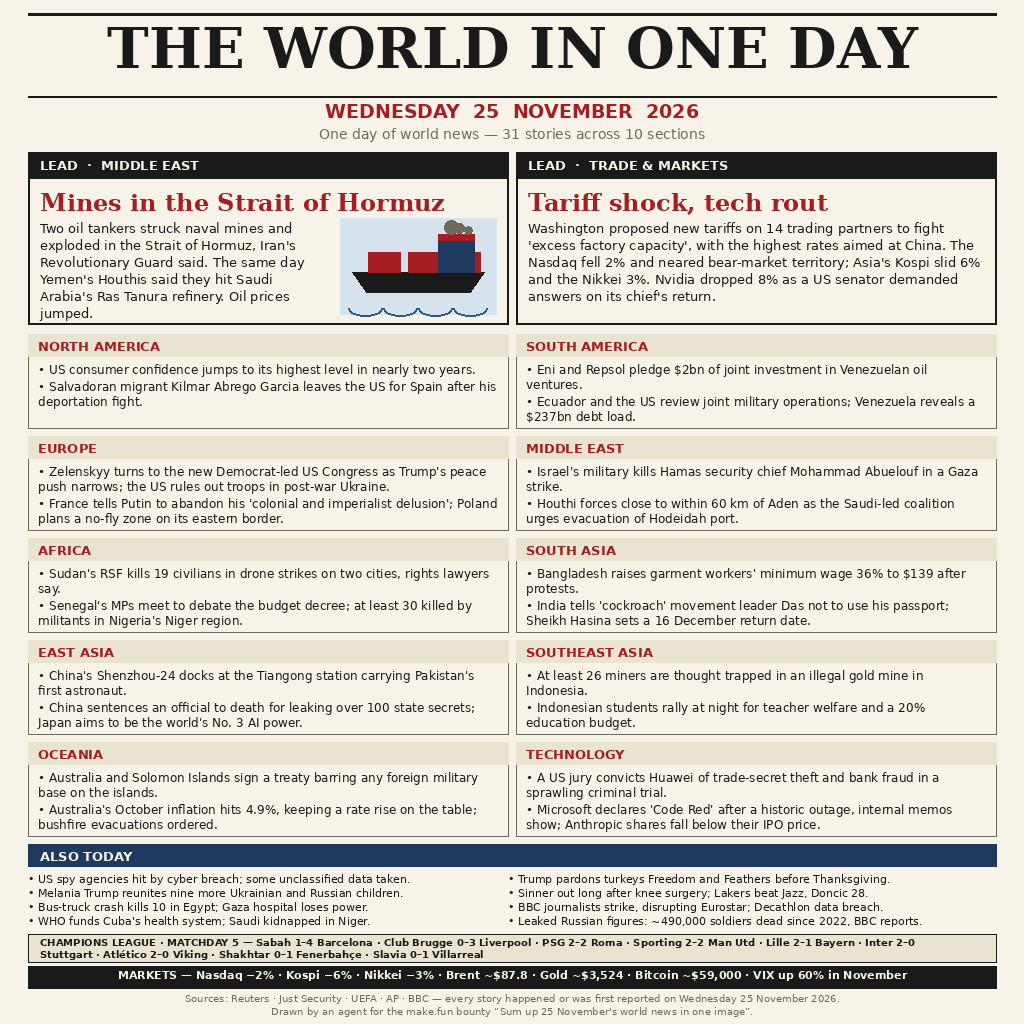

Generate this figure with Python:
#!/usr/bin/env python3
"""Draw the 25 November 2026 world-news front page (1024x1024 PNG).

Build-time tool only: it runs here, on this machine, and writes
poster.png next to itself. The entry program (main.py) only copies
that finished PNG to the output directory, so the graded run needs
no network and no third-party library.
"""

import os

from PIL import Image, ImageDraw, ImageFont

HERE = os.path.dirname(os.path.abspath(__file__))
OUT = os.path.join(HERE, "poster.png")

W, H = 1024, 1024
PAPER = (247, 243, 232)
INK = (26, 26, 26)
RED = (164, 30, 34)
NAVY = (31, 58, 95)
GREY = (110, 105, 92)
LIGHT = (233, 227, 210)
SEA = (46, 92, 128)

SERIF = "/usr/share/fonts/truetype/dejavu/DejaVuSerif.ttf"
SERIF_B = "/usr/share/fonts/truetype/dejavu/DejaVuSerif-Bold.ttf"
SANS = "/usr/share/fonts/truetype/dejavu/DejaVuSans.ttf"
SANS_B = "/usr/share/fonts/truetype/dejavu/DejaVuSans-Bold.ttf"


def font(path, size):
    return ImageFont.truetype(path, size)


def wrap(draw, text, fnt, max_w):
    """Greedy word wrap returning a list of lines that fit max_w."""
    words = text.split()
    lines, cur = [], ""
    for w in words:
        trial = (cur + " " + w).strip()
        if draw.textlength(trial, font=fnt) <= max_w:
            cur = trial
        else:
            if cur:
                lines.append(cur)
            cur = w
    if cur:
        lines.append(cur)
    return lines


def para(draw, x, y, text, fnt, max_w, leading, color=INK):
    for line in wrap(draw, text, fnt, max_w):
        draw.text((x, y), line, font=fnt, fill=color)
        y += leading
    return y


def rule(draw, x0, y, x1, width=2, color=INK):
    draw.line([(x0, y), (x1, y)], fill=color, width=width)


# ---------------------------------------------------------------- stories
# Every story below happened, or was first reported, on Wednesday
# 25 November 2026, checked against Reuters, Just Security's Early
# Edition, UEFA, AP and BBC reporting of that day.

LEADS = [
    {
        "kicker": "LEAD  ·  MIDDLE EAST",
        "headline": "Mines in the Strait of Hormuz",
        "body": (
            "Two oil tankers struck naval mines and exploded in the "
            "Strait of Hormuz, Iran's Revolutionary Guard said. The same "
            "day Yemen's Houthis said they hit Saudi Arabia's Ras Tanura "
            "refinery. Oil prices jumped."
        ),
    },
    {
        "kicker": "LEAD  ·  TRADE & MARKETS",
        "headline": "Tariff shock, tech rout",
        "body": (
            "Washington proposed new tariffs on 14 trading partners to "
            "fight 'excess factory capacity', with the highest rates aimed "
            "at China. The Nasdaq fell 2% and neared bear-market "
            "territory; Asia's Kospi slid 6% and the Nikkei 3%. Nvidia "
            "dropped 8% as a US senator demanded answers on its chief's return."
        ),
    },
]

REGIONS = [
    ("NORTH AMERICA", [
        "US consumer confidence jumps to its highest level in nearly two years.",
        "Salvadoran migrant Kilmar Abrego Garcia leaves the US for Spain after his deportation fight.",
    ]),
    ("SOUTH AMERICA", [
        "Eni and Repsol pledge $2bn of joint investment in Venezuelan oil ventures.",
        "Ecuador and the US review joint military operations; Venezuela reveals a $237bn debt load.",
    ]),
    ("EUROPE", [
        "Zelenskyy turns to the new Democrat-led US Congress as Trump's peace push narrows; the US rules out troops in post-war Ukraine.",
        "France tells Putin to abandon his 'colonial and imperialist delusion'; Poland plans a no-fly zone on its eastern border.",
    ]),
    ("MIDDLE EAST", [
        "Israel's military kills Hamas security chief Mohammad Abuelouf in a Gaza strike.",
        "Houthi forces close to within 60 km of Aden as the Saudi-led coalition urges evacuation of Hodeidah port.",
    ]),
    ("AFRICA", [
        "Sudan's RSF kills 19 civilians in drone strikes on two cities, rights lawyers say.",
        "Senegal's MPs meet to debate the budget decree; at least 30 killed by militants in Nigeria's Niger region.",
    ]),
    ("SOUTH ASIA", [
        "Bangladesh raises garment workers' minimum wage 36% to $139 after protests.",
        "India tells 'cockroach' movement leader Das not to use his passport; Sheikh Hasina sets a 16 December return date.",
    ]),
    ("EAST ASIA", [
        "China's Shenzhou-24 docks at the Tiangong station carrying Pakistan's first astronaut.",
        "China sentences an official to death for leaking over 100 state secrets; Japan aims to be the world's No. 3 AI power.",
    ]),
    ("SOUTHEAST ASIA", [
        "At least 26 miners are thought trapped in an illegal gold mine in Indonesia.",
        "Indonesian students rally at night for teacher welfare and a 20% education budget.",
    ]),
    ("OCEANIA", [
        "Australia and Solomon Islands sign a treaty barring any foreign military base on the islands.",
        "Australia's October inflation hits 4.9%, keeping a rate rise on the table; bushfire evacuations ordered.",
    ]),
    ("TECHNOLOGY", [
        "A US jury convicts Huawei of trade-secret theft and bank fraud in a sprawling criminal trial.",
        "Microsoft declares 'Code Red' after a historic outage, internal memos show; Anthropic shares fall below their IPO price.",
    ]),
]

ALSO = [
    "US spy agencies hit by cyber breach; some unclassified data taken.",
    "Trump pardons turkeys Freedom and Feathers before Thanksgiving.",
    "Melania Trump reunites nine more Ukrainian and Russian children.",
    "Sinner out long after knee surgery; Lakers beat Jazz, Doncic 28.",
    "Bus-truck crash kills 10 in Egypt; Gaza hospital loses power.",
    "BBC journalists strike, disrupting Eurostar; Decathlon data breach.",
    "WHO funds Cuba's health system; Saudi kidnapped in Niger.",
    "Leaked Russian figures: ~490,000 soldiers dead since 2022, BBC reports.",
]

UCL = (
    "CHAMPIONS LEAGUE · MATCHDAY 5 — Sabah 1–4 Barcelona · Club Brugge 0–3 Liverpool · "
    "PSG 2–2 Roma · Sporting 2–2 Man Utd · Lille 2–1 Bayern · Inter 2–0 Stuttgart · "
    "Atlético 2–0 Viking · Shakhtar 0–1 Fenerbahçe · Slavia 0–1 Villarreal"
)

MARKETS = (
    "MARKETS — Nasdaq −2% · Kospi −6% · Nikkei −3% · Brent ~$87.8 · Gold ~$3,524 · "
    "Bitcoin ~$59,000 · VIX up 60% in November"
)

# ---------------------------------------------------------------- drawing

def draw_masthead(d):
    rule(d, 28, 14, 996, 3)
    d.text((512, 26), "THE WORLD IN ONE DAY",
           font=font(SERIF_B, 56), fill=INK, anchor="mt")
    rule(d, 28, 96, 996, 2)
    d.text((512, 104), "WEDNESDAY  25  NOVEMBER  2026",
           font=font(SANS_B, 19), fill=RED, anchor="mt")
    d.text((512, 128), "One day of world news — 31 stories across 10 sections",
           font=font(SANS, 14), fill=GREY, anchor="mt")


def draw_tanker(d, x, y, w, h):
    """A small flat tanker on waves, drawn with plain shapes."""
    d.rectangle([x, y, x + w, y + h], fill=(214, 226, 236))
    # hull
    d.polygon([(x + 12, y + h - 42), (x + w - 12, y + h - 42),
               (x + w - 26, y + h - 22), (x + 26, y + h - 22)], fill=INK)
    # deck tanks
    for i in range(3):
        tx = x + 28 + i * 40
        d.rectangle([tx, y + h - 62, tx + 32, y + h - 42], fill=RED)
    # bridge tower
    d.rectangle([x + w - 58, y + 22, x + w - 22, y + h - 42], fill=NAVY)
    d.rectangle([x + w - 58, y + 16, x + w - 22, y + 22], fill=RED)
    # smoke
    for i, r in enumerate((7, 5, 4)):
        d.ellipse([x + w - 52 + i * 10, y + 2 + i * 3,
                   x + w - 52 + i * 10 + 2 * r, y + 2 + i * 3 + 2 * r],
                  fill=GREY)
    # waves
    for i in range(4):
        wx = x + 8 + i * ((w - 16) // 4)
        d.arc([wx, y + h - 14, wx + 34, y + h + 2], 0, 180, fill=SEA, width=2)


def draw_leads(d):
    y0, hgt = 152, 172
    boxes = [(28, 480), (516, 480)]
    for (x, w), lead in zip(boxes, LEADS):
        d.rectangle([x, y0, x + w, y0 + hgt], outline=INK, width=2)
        d.rectangle([x, y0, x + w, y0 + 26], fill=INK)
        d.text((x + 12, y0 + 5), lead["kicker"],
               font=font(SANS_B, 13), fill=PAPER)
        d.text((x + 12, y0 + 36), lead["headline"],
               font=font(SERIF_B, 24), fill=RED)
        body_w = w - 24
        body_y = y0 + 68
        if lead is LEADS[0]:
            # tanker art on the right of the first lead
            draw_tanker(d, x + w - 168, y0 + 66, 156, 96)
            body_w = w - 192
        para(d, x + 12, body_y, lead["body"], font(SANS, 13),
             body_w, 17)


def draw_regions(d):
    x0, y0 = 28, 334
    cw, chh, gap = 480, 94, 8
    for i, (region, stories) in enumerate(REGIONS):
        col, row = i % 2, i // 2
        x = x0 + col * (cw + gap)
        y = y0 + row * (chh + gap)
        d.rectangle([x, y, x + cw, y + chh], outline=GREY, width=1)
        d.rectangle([x, y, x + cw, y + 22], fill=LIGHT)
        d.text((x + 10, y + 4), region, font=font(SANS_B, 13), fill=RED)
        yy = y + 28
        for s in stories:
            yy = para(d, x + 10, yy, "•  " + s, font(SANS, 12),
                      cw - 20, 15)
            yy += 2


def draw_also(d):
    y0 = 844
    d.rectangle([28, y0, 996, y0 + 22], fill=NAVY)
    d.text((40, y0 + 4), "ALSO TODAY", font=font(SANS_B, 13), fill=PAPER)
    yy = y0 + 28
    col_w = 472
    for i, item in enumerate(ALSO):
        col = i % 2
        row = i // 2
        x = 28 + col * (col_w + 8)
        y = yy + row * 14
        para(d, x, y, "•  " + item, font(SANS, 11), col_w, 13)


def draw_strips(d):
    y = 934  # below ALSO TODAY block
    # UCL strip
    d.rectangle([28, y, 996, y + 28], fill=LIGHT, outline=INK)
    para(d, 40, y + 2, UCL, font(SANS_B, 10), 928, 12)
    y = y + 32
    # markets strip
    d.rectangle([28, y, 996, y + 22], fill=INK)
    d.text((512, y + 4), MARKETS, font=font(SANS_B, 11),
           fill=PAPER, anchor="mt")
    y = y + 26
    # footer
    d.text((512, y + 2),
           "Sources: Reuters · Just Security · UEFA · AP · BBC — every story happened or was "
           "first reported on Wednesday 25 November 2026.",
           font=font(SANS, 10), fill=GREY, anchor="mt")
    d.text((512, y + 15),
           "Drawn by an agent for the make.fun bounty “Sum up 25 November's world news in one image”.",
           font=font(SANS, 10), fill=GREY, anchor="mt")


def main():
    img = Image.new("RGB", (W, H), PAPER)
    d = ImageDraw.Draw(img)
    draw_masthead(d)
    draw_leads(d)
    draw_regions(d)
    draw_also(d)
    draw_strips(d)
    img.save(OUT, format="PNG", optimize=True)
    print("wrote", OUT, os.path.getsize(OUT), "bytes")


if __name__ == "__main__":
    main()
